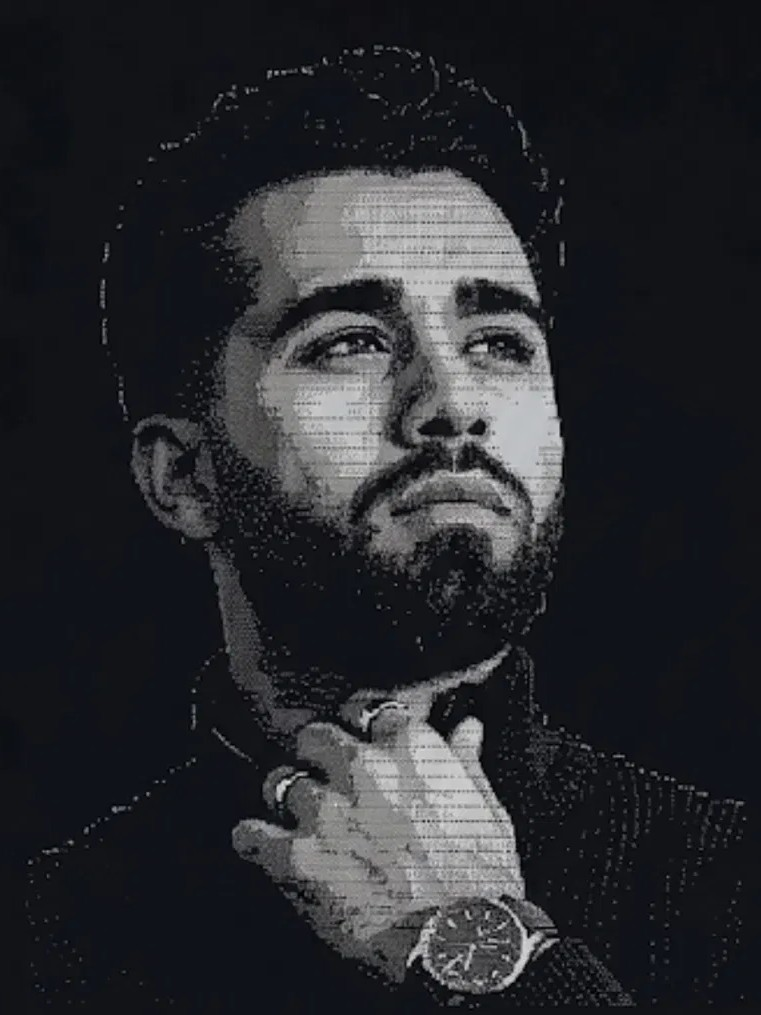
#> input picture dark.jpg, 761 x 1015 px
$ python -i ascii_converter.py   (imports and definitions only)
#> lines starting #> are read from the running program, lines starting #| are printed output that depends on the picture
"""Convert images to ASCII art with grayscale character mapping."""

import os
from typing import Tuple


class ASCIIConverter:
    """Converts images to ASCII art using brightness-mapped characters."""

    # Characters mapped from darkest to lightest (by visual density)
    ASCII_CHARS = ["@", "#", "S", "%", "?", "*", "+", ";", ":", ","]

    def __init__(self, width: int = 70):
        """
        Initialize converter.

        Args:
            width: Width of ASCII output in characters
        """
        self.width = width
        self.height = None
        self._check_imports()

    def _check_imports(self) -> None:
        """Check for required image libraries."""
        try:
            import numpy as np
            self.np = np
            self.use_numpy = True
        except ImportError:
            self.use_numpy = False
            try:
                from PIL import Image
                self.Image = Image
            except ImportError:
                raise ImportError(
                    "ASCII conversion requires PIL/Pillow or numpy. "
                    "Install with: pip install Pillow  (or numpy)"
                )

    def _convert_with_numpy(self, image_path: str) -> Tuple[list, int, int]:
        """Convert image using numpy + imageio."""
#> called with image_path = 'dark.jpg'
        try:
            import imageio
        except ImportError:
            raise ImportError(
                "numpy-based conversion requires imageio. "
                "Install with: pip install imageio"
            )

        img = imageio.imread(image_path)
#> img is the input picture: shape (1015, 761, 3); mean R, G, B 40.6, 41.7, 45.8

        # Convert to grayscale
        if len(img.shape) == 3:  # RGB/RGBA
            if img.shape[2] == 4:  # RGBA
                img = img[:, :, :3]
            gray = (0.299 * img[:, :, 0] + 0.587 * img[:, :, 1] + 0.114 * img[:, :, 2]).astype('uint8')
        else:
            gray = img

        # Resize
        aspect_ratio = gray.shape[0] / gray.shape[1]
#> aspect_ratio = 1.33
        new_height = int(self.width * aspect_ratio * 0.55)
#> new_height = 51

        # Simple resize by sampling
        step_x = gray.shape[1] // self.width
#> step_x = 10
        step_y = gray.shape[0] // new_height
#> step_y = 19
        resized = gray[::step_y, ::step_x][:new_height, :self.width]
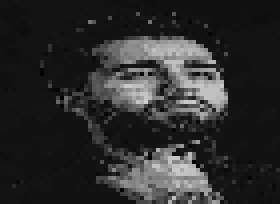
#> resized: shape (51, 70) (shown 4 times larger); min 0, max 208, mean 44.1

        return resized, resized.shape[0], resized.shape[1]

    def _convert_with_pil(self, image_path: str) -> Tuple[list, int, int]:
        """Convert image using PIL/Pillow."""
        img = self.Image.open(image_path)

        # Convert to grayscale
        gray = img.convert("L")

        # Resize maintaining aspect ratio
        aspect_ratio = gray.height / gray.width
        new_height = int(self.width * aspect_ratio * 0.55)
        gray = gray.resize((self.width, new_height))

        pixels = list(gray.getdata())
        return pixels, new_height, self.width

    def _pixels_to_ascii(self, pixels, height: int, width: int) -> str:
        """Convert pixels to ASCII string."""
        ascii_str = ""
        for i, pixel in enumerate(pixels):
            if i > 0 and i % width == 0:
                ascii_str += "\n"

            # Map brightness to ASCII char
            char_index = (pixel * len(self.ASCII_CHARS)) // 256
            char_index = min(char_index, len(self.ASCII_CHARS) - 1)
            ascii_str += self.ASCII_CHARS[char_index]

        return ascii_str

    def convert(self, image_path: str) -> str:
        """
        Convert image file to ASCII art.

        Args:
            image_path: Path to input image

        Returns:
            ASCII art as string (newline-separated)
        """
        if not os.path.exists(image_path):
            raise FileNotFoundError(f"Image not found: {image_path}")

        try:
            if self.use_numpy:
                pixels, height, width = self._convert_with_numpy(image_path)
#> height = 51; width = 70
                # Flatten numpy array
                pixels = pixels.flatten().tolist()
#> pixels = 3570 values, max 208 at index 1786, min 0 at index 2767, mean 44.07
            else:
                pixels, height, width = self._convert_with_pil(image_path)
        except Exception as e:
            raise RuntimeError(f"Failed to convert image: {e}")

        ascii_str = self._pixels_to_ascii(pixels, height, width)
#> the loop in _pixels_to_ascii, `for i, pixel in enumerate(pixels):` made 3570 passes
#> (pixel, ascii_str) on passes 1 to 3: (19, '@'), (19, '@@'), (18, '@@@')
        return ascii_str

    def convert_to_file(self, image_path: str, output_path: str = "ascii_art.txt") -> str:
        """
        Convert image to ASCII and save to file.

        Args:
            image_path: Path to input image
            output_path: Path to output text file

        Returns:
            ASCII art string
        """
        ascii_art = self.convert(image_path)
        with open(output_path, "w", encoding="utf-8") as f:
            f.write(ascii_art)
        print(f"[OK] ASCII art saved to {output_path}")
        return ascii_art

>>> result = ASCIIConverter().convert_to_file('dark.jpg')
